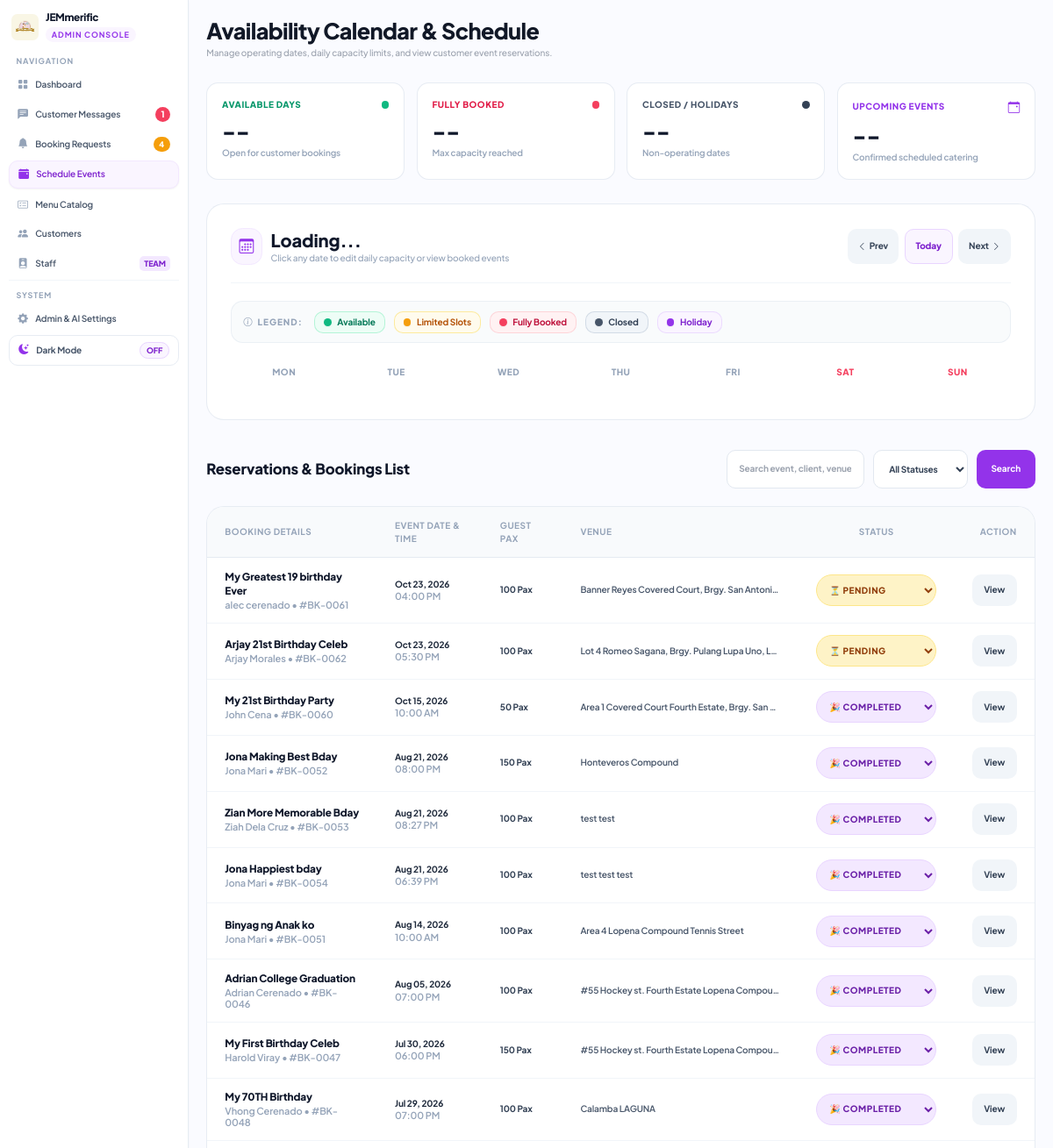
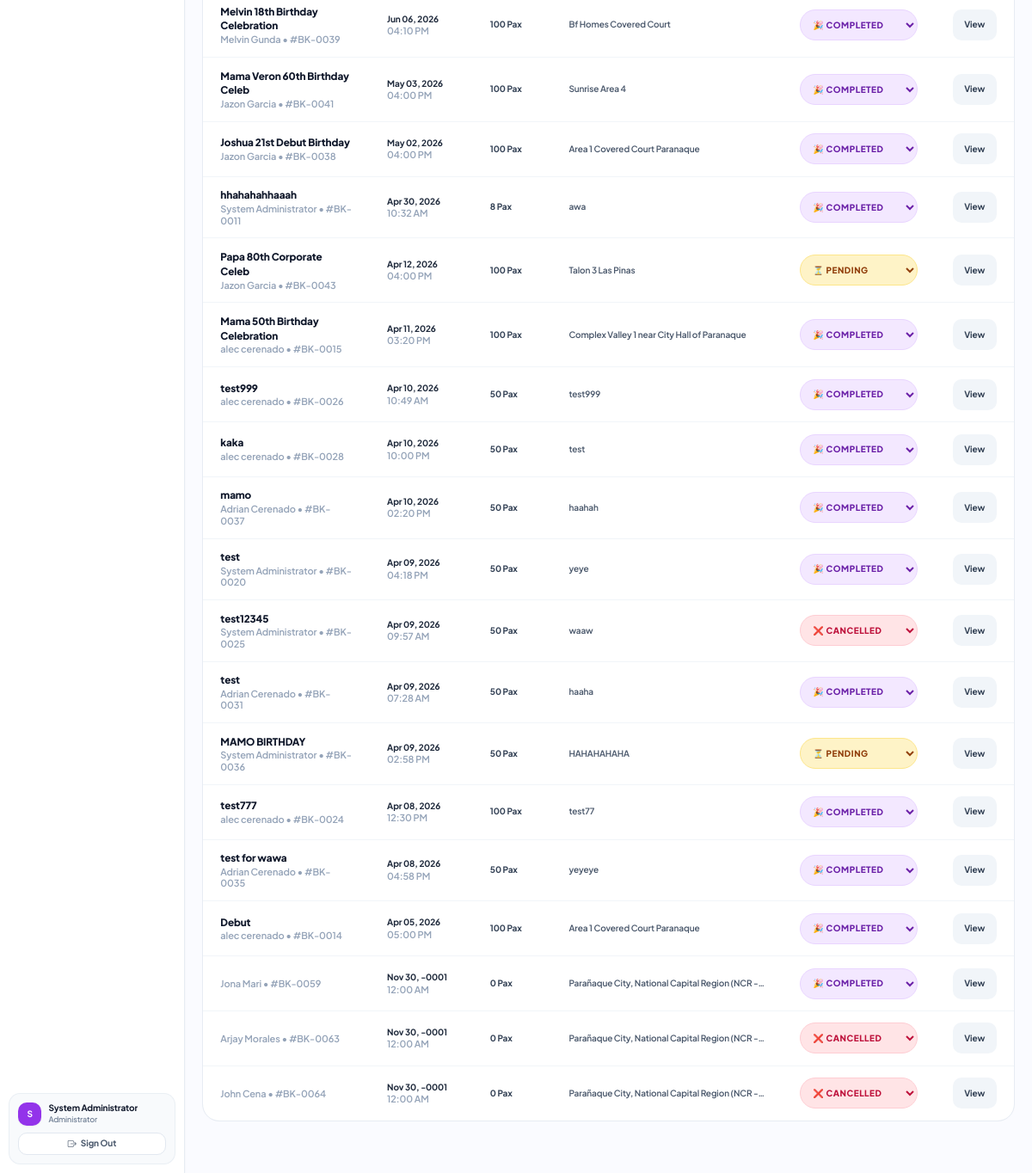
Screenshot of /admin_schedule.php (signed in) with the database file from the repository (2 pictures, top to bottom).
### tables this page shows
CREATE TABLE `bookings` (
  `booking_id` int(11) NOT NULL,
  `user_id` int(11) DEFAULT NULL,
  `event_name` varchar(150) NOT NULL,
  `event_type` varchar(50) DEFAULT NULL,
  `event_date` date NOT NULL,
  `event_time` time NOT NULL,
  `event_end_time` time DEFAULT NULL,
  `venue_location` varchar(255) DEFAULT NULL,
  `venue_address` text NOT NULL,
  `pax_count` int(11) NOT NULL,
  `table_count` int(11) NOT NULL,
  `special_requests` text DEFAULT NULL,
  `venue_image` varchar(255) DEFAULT NULL,
  `ai_venue_analysis` text DEFAULT NULL,
  `ai_conceptual_image` varchar(255) DEFAULT NULL,
  `layout_approval_status` varchar(40) NOT NULL DEFAULT 'none',
  `layout_generated_by` varchar(100) DEFAULT NULL,
  `layout_generated_at` datetime DEFAULT NULL,
  `layout_approved_by` varchar(100) DEFAULT NULL,
  `layout_approved_at` datetime DEFAULT NULL,
  `layout_admin_notes` text DEFAULT NULL,
  `status` enum('pending','on_progress','confirmed','completed','cancelled') DEFAULT 'pending',
  `total_price` decimal(10,2) DEFAULT NULL,
  `payment_method` varchar(50) DEFAULT 'Cash',
  `created_at` timestamp NOT NULL DEFAULT current_timestamp(),
  `payment_status` enum('unpaid','partially_paid','fully_paid','refunded') DEFAULT 'unpaid',
  `reference_no` varchar(50) DEFAULT NULL,
  `total_amount` decimal(10,2) DEFAULT 0.00,
  `booking_status` enum('draft','confirmed','completed','cancelled') DEFAULT 'draft',
  `payment_proof` varchar(255) DEFAULT NULL,
  `admin_note` text DEFAULT NULL,
  `cancel_reason` text DEFAULT NULL,
  `refund_amount` decimal(10,2) DEFAULT 0.00,
  `admin_archived_chat` tinyint(1) DEFAULT 0
);

CREATE TABLE `users` (
  `user_id` int(11) NOT NULL,
  `full_name` varchar(100) NOT NULL,
  `email` varchar(100) NOT NULL,
  `phone` varchar(30) DEFAULT NULL,
  `password` varchar(255) NOT NULL,
  `plain_password` varchar(255) DEFAULT NULL,
  `role` varchar(50) DEFAULT 'client',
  `permissions` text DEFAULT NULL,
  `created_at` timestamp NOT NULL DEFAULT current_timestamp(),
  `last_active` datetime DEFAULT NULL,
  `is_online` tinyint(1) NOT NULL DEFAULT 0
);

### admin_schedule.php (the view, shortened to what the rows shown need)
<?php
require_once 'auth/auto_migrate_availability.php';
$where = " WHERE 1=1";
$schedule_sql = "SELECT b.*, u.full_name,
                (SELECT COUNT(*) FROM payments p WHERE p.booking_id = b.booking_id) as has_payment_record,
                (SELECT p.account_name FROM payments p WHERE p.booking_id = b.booking_id ORDER BY p.created_at DESC LIMIT 1) as sender_name
                FROM bookings b
                LEFT JOIN users u ON b.user_id = u.user_id
                $where
                ORDER BY b.event_date DESC";
$schedule_res = $conn->query($schedule_sql);
?>
<!DOCTYPE html>
<html lang="en">
<head>
    <script src="https://cdn.tailwindcss.com"></script>
    <link rel="stylesheet" href="https://cdn.jsdelivr.net/npm/bootstrap-icons@1.11.1/font/bootstrap-icons.css">
</head>
<body class="flex min-h-screen">
    <?php require_once 'includes/admin_sidebar.php'; ?>
    <main class="flex-1 lg:ml-64 p-4 md:p-6 transition-all">
        <header class="flex flex-col md:flex-row justify-between items-start gap-4 mb-6 sm:mb-8">
            <div class="flex items-start gap-3.5">
                <div>
                    <h2 class="text-2xl sm:text-3xl font-extrabold text-gray-900 dark:text-white tracking-tight">Availability Calendar & Schedule</h2>
                </div>
            </div>
        </header>
        <div class="bg-white rounded-3xl border border-slate-200/80 shadow-2xs overflow-hidden mb-12">
            <div class="overflow-x-auto">
                <table class="w-full text-left border-collapse">
                    <thead>
                        <tr class="bg-slate-50 border-b border-slate-200/80 text-[10px] font-black uppercase tracking-wider text-slate-400">
                            <th class="py-4 px-6">Booking Details</th>
                            <th class="py-4 px-6">Event Date & Time</th>
                            <th class="py-4 px-6">Guest Pax</th>
                            <th class="py-4 px-6">Venue</th>
                            <th class="py-4 px-6 text-center">Status</th>
                            <th class="py-4 px-6 text-right">Action</th>
                        </tr>
                    </thead>
                    <tbody class="divide-y divide-slate-100 text-xs font-semibold">
                        <?php if ($schedule_res && $schedule_res->num_rows > 0): ?>
                            <?php while($row = $schedule_res->fetch_assoc()): ?>
                                <tr class="hover:bg-slate-50/80 transition-colors">
                                    <td class="py-4 px-6">
                                        <div class="font-extrabold text-slate-900 text-sm"><?= htmlspecialchars($row['event_name']) ?></div>
                                        <div class="text-slate-400 text-[11px]"><?= htmlspecialchars($row['full_name'] ?? 'Client') ?> • #BK-<?= str_pad($row['booking_id'], 4, '0', STR_PAD_LEFT) ?></div>
                                    </td>
                                    <td class="py-4 px-6">
                                        <div class="font-bold text-slate-800"><?= date('M d, Y', strtotime($row['event_date'])) ?></div>
                                        <div class="text-slate-400 text-[11px]"><?= date('h:i A', strtotime($row['event_time'])) ?></div>
                                    </td>
                                    <td class="py-4 px-6 font-bold text-slate-700">
                                        <?= number_format($row['pax_count']) ?> Pax
                                    </td>
                                    <td class="py-4 px-6 text-slate-600 max-w-xs truncate">
                                        <?= htmlspecialchars($row['venue_location'] ?? 'N/A') ?>
                                    </td>
                                    <td class="py-4 px-6 text-center">
                                        <?php
                                            $st = $row['status'];
                                            $badge = 'bg-slate-100 text-slate-700';
                                            if ($st === 'pending') $badge = 'bg-amber-100 text-amber-800 border border-amber-200';
                                            elseif ($st === 'confirmed') $badge = 'bg-emerald-100 text-emerald-800 border border-emerald-200';
                                            elseif ($st === 'on_progress') $badge = 'bg-blue-100 text-blue-800 border border-blue-200';
                                            elseif ($st === 'completed') $badge = 'bg-purple-100 text-purple-800 border border-purple-200';
                                            elseif ($st === 'cancelled') $badge = 'bg-rose-100 text-rose-700 border border-rose-200';
                                        ?>
                                        <form method="POST" action="admin_schedule.php" class="inline-block">
                                            <select name="new_status" onchange="this.form.submit()" class="px-3 py-1.5 min-h-[36px] rounded-full text-[10px] font-black uppercase tracking-wider cursor-pointer border outline-none shadow-2xs transition-all <?= $badge ?>" title="Change status for this reservation">
                                                <option value="pending" <?= $st == 'pending' ? 'selected' : '' ?>>⏳ Pending</option>
                                                <option value="completed" <?= $st == 'completed' ? 'selected' : '' ?>>🎉 Completed</option>
                                                <option value="cancelled" <?= $st == 'cancelled' ? 'selected' : '' ?>>❌ Cancelled</option>
                                            </select>
                                        </form>
                                    </td>
                                    <td class="py-4 px-6 text-right">
                                        <a href="view_booking.php?id=<?= $row['booking_id'] ?>" class="px-4 py-2 min-h-[36px] inline-flex items-center justify-center bg-slate-100 hover:bg-slate-200 text-slate-700 font-bold rounded-xl text-xs transition shadow-2xs">
                                            View
                                        </a>
                                    </td>
                                </tr>
                            <?php endwhile; ?>
                        <?php else: ?>
                            <tr>
                                <td colspan="6" class="py-8 text-center text-slate-400 font-medium">No bookings found matching your search.</td>
                            </tr>
                        <?php endif; ?>
                    </tbody>
                </table>
            </div>
        </div>
    </main>
</body>
</html>

### rows the page displays
bookings: event_name "My Greatest 19 birthday Ever", user.full_name "alec cerenado", booking_id "0061", event_date "Oct 23, 2026", event_time "04:00 PM", pax_count "100", venue_location "Banner Reyes Covered Court, Brgy. San Antoni…", new_status "⏳ Pending"
bookings: event_name "Arjay 21st Birthday Celeb", user.full_name "Arjay Morales", booking_id "0062", event_date "Oct 23, 2026", event_time "05:30 PM", pax_count "100", venue_location "Lot 4 Romeo Sagana, Brgy. Pulang Lupa Uno, L…", new_status "⏳ Pending"
bookings: event_name "My 21st Birthday Party", user.full_name "John Cena", booking_id "0060", event_date "Oct 15, 2026", event_time "10:00 AM", pax_count "50", venue_location "Area 1 Covered Court Fourth Estate, Brgy. San…", new_status "🎉 Completed"
bookings: event_name "Jona Making Best Bday", user.full_name "Jona Mari", booking_id "0052", event_date "Aug 21, 2026", event_time "08:00 PM", pax_count "150", venue_location "Honteveros Compound", new_status "🎉 Completed"
bookings: event_name "Zian More Memorable Bday", user.full_name "Ziah Dela Cruz", booking_id "0053", event_date "Aug 21, 2026", event_time "08:27 PM", pax_count "100", venue_location "test test", new_status "🎉 Completed"
bookings: event_name "Jona Happiest bday", user.full_name "Jona Mari", booking_id "0054", event_date "Aug 21, 2026", event_time "06:39 PM", pax_count "100", venue_location "test test test", new_status "🎉 Completed"
bookings: event_name "Binyag ng Anak ko", user.full_name "Jona Mari", booking_id "0051", event_date "Aug 14, 2026", event_time "10:00 AM", pax_count "100", venue_location "Area 4 Lopena Compound Tennis Street", new_status "🎉 Completed"
bookings: event_name "Adrian College Graduation", user.full_name "Adrian Cerenado", booking_id "0046", event_date "Aug 05, 2026", event_time "07:00 PM", pax_count "100", venue_location "#55 Hockey st. Fourth Estate Lopena Compou…", new_status "🎉 Completed"
bookings: event_name "My First Birthday Celeb", user.full_name "Harold Viray", booking_id "0047", event_date "Jul 30, 2026", event_time "06:00 PM", pax_count "150", venue_location "#55 Hockey st. Fourth Estate Lopena Compou…", new_status "🎉 Completed"
bookings: event_name "My 70TH Birthday", user.full_name "Vhong Cerenado", booking_id "0048", event_date "Jul 29, 2026", event_time "07:00 PM", pax_count "100", venue_location "Calamba LAGUNA", new_status "🎉 Completed"
bookings: event_name "Melvin 18th Birthday Celebration", user.full_name "Melvin Gunda", booking_id "0039", event_date "Jun 06, 2026", event_time "04:10 PM", pax_count "100", venue_location "Bf Homes Covered Court", new_status "🎉 Completed"
bookings: event_name "Mama Veron 60th Birthday Celeb", user.full_name "Jazon Garcia", booking_id "0041", event_date "May 03, 2026", event_time "04:00 PM", pax_count "100", venue_location "Sunrise Area 4", new_status "🎉 Completed"
bookings: event_name "Joshua 21st Debut Birthday", user.full_name "Jazon Garcia", booking_id "0038", event_date "May 02, 2026", event_time "04:00 PM", pax_count "100", venue_location "Area 1 Covered Court Paranaque", new_status "🎉 Completed"
bookings: event_name "hhahahahhaaah", user.full_name "System Administrator", booking_id "0011", event_date "Apr 30, 2026", event_time "10:32 AM", pax_count "8", venue_location "awa", new_status "🎉 Completed"
bookings: event_name "Papa 80th Corporate Celeb", user.full_name "Jazon Garcia", booking_id "0043", event_date "Apr 12, 2026", event_time "04:00 PM", pax_count "100", venue_location "Talon 3 Las Pinas", new_status "⏳ Pending"
bookings: event_name "Mama 50th Birthday Celebration", user.full_name "alec cerenado", booking_id "0015", event_date "Apr 11, 2026", event_time "03:20 PM", pax_count "100", venue_location "Complex Valley 1 near City Hall of Paranaque", new_status "🎉 Completed"
bookings: event_name "test999", user.full_name "alec cerenado", booking_id "0026", event_date "Apr 10, 2026", event_time "10:49 AM", pax_count "50", venue_location "test999", new_status "🎉 Completed"
bookings: event_name "kaka", user.full_name "alec cerenado", booking_id "0028", event_date "Apr 10, 2026", event_time "10:00 PM", pax_count "50", venue_location "test", new_status "🎉 Completed"
bookings: event_name "mamo", user.full_name "Adrian Cerenado", booking_id "0037", event_date "Apr 10, 2026", event_time "02:20 PM", pax_count "50", venue_location "haahah", new_status "🎉 Completed"
bookings: event_name "test", user.full_name "System Administrator", booking_id "0020", event_date "Apr 09, 2026", event_time "04:18 PM", pax_count "50", venue_location "yeye", new_status "🎉 Completed"
bookings: event_name "test12345", user.full_name "System Administrator", booking_id "0025", event_date "Apr 09, 2026", event_time "09:57 AM", pax_count "50", venue_location "waaw", new_status "❌ Cancelled"
bookings: event_name "test", user.full_name "Adrian Cerenado", booking_id "0031", event_date "Apr 09, 2026", event_time "07:28 AM", pax_count "50", venue_location "haaha", new_status "🎉 Completed"
bookings: event_name "MAMO BIRTHDAY", user.full_name "System Administrator", booking_id "0036", event_date "Apr 09, 2026", event_time "02:58 PM", pax_count "50", venue_location "HAHAHAHAHA", new_status "⏳ Pending"
bookings: event_name "test777", user.full_name "alec cerenado", booking_id "0024", event_date "Apr 08, 2026", event_time "12:30 PM", pax_count "100", venue_location "test77", new_status "🎉 Completed"
bookings: event_name "test for wawa", user.full_name "Adrian Cerenado", booking_id "0035", event_date "Apr 08, 2026", event_time "04:58 PM", pax_count "50", venue_location "yeyeye", new_status "🎉 Completed"
bookings: event_name "Debut", user.full_name "alec cerenado", booking_id "0014", event_date "Apr 05, 2026", event_time "05:00 PM", pax_count "100", venue_location "Area 1 Covered Court Paranaque", new_status "🎉 Completed"
bookings: user.full_name "Jona Mari", booking_id "0059", event_date "Nov 30, -0001", event_time "12:00 AM", pax_count "0", venue_location "Parañaque City, National Capital Region (NCR -…", new_status "🎉 Completed"
bookings: user.full_name "Arjay Morales", booking_id "0063", event_date "Nov 30, -0001", event_time "12:00 AM", pax_count "0", venue_location "Parañaque City, National Capital Region (NCR -…", new_status "❌ Cancelled"
bookings: user.full_name "John Cena", booking_id "0064", event_date "Nov 30, -0001", event_time "12:00 AM", pax_count "0", venue_location "Parañaque City, National Capital Region (NCR -…", new_status "❌ Cancelled"

### other values shown
$adm_unread_msg_count "1"
$adm_pending_count "4"
substr($user_name, 0, 1) "S"
$user_name "System Administrator"
